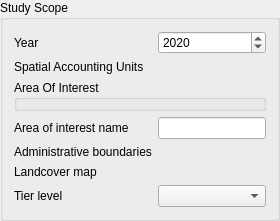
              <widget class="QGroupBox" name="groupBox">
                <property name="title">
                  <string>Study Scope</string>
                </property>
                <layout class="QFormLayout" name="formLayout_3">
                  <item row="0" column="0">
                    <widget class="QLabel" name="label_2">
                      <property name="text">
                        <string>Year</string>
                      </property>
                    </widget>
                  </item>
                  <item row="0" column="1">
                    <widget class="QgsSpinBox" name="year">
                      <property name="minimum">
                        <number>1900</number>
                      </property>
                      <property name="maximum">
                        <number>2100</number>
                      </property>
                      <property name="value">
                        <number>2020</number>
                      </property>
                    </widget>
                  </item>
                  <item row="1" column="0">
                    <widget class="QLabel" name="label_4">
                      <property name="text">
                        <string>Spatial Accounting Units</string>
                      </property>
                    </widget>
                  </item>
                  <item row="1" column="1">
                    <widget class="QgsFileWidget" name="data_areas">
                      <property name="filter">
                        <string>Vector Files (*.shp *.gpkg);; All Files (*.*)</string>
                      </property>
                    </widget>
                  </item>
                  <item row="2" column="0" colspan="2">
                    <widget class="RegionPicker" name="reporting_areas">
                      <property name="title">
                        <string>Area Of Interest</string>
                      </property>
                    </widget>
                  </item>
                  <item row="6" column="0">
                    <widget class="QLabel" name="label_3">
                      <property name="text">
                        <string>Landcover map</string>
                      </property>
                    </widget>
                  </item>
                  <item row="6" column="1">
                    <widget class="QgsFileWidget" name="land_cover">
                      <property name="filter">
                        <string>Geotiff (*.tiff *.tif);; All Files (*.*)</string>
                      </property>
                    </widget>
                  </item>
                  <item row="7" column="0">
                    <widget class="QLabel" name="label_6">
                      <property name="text">
                        <string>Tier level</string>
                      </property>
                    </widget>
                  </item>
                  <item row="7" column="1">
                    <widget class="QComboBox" name="tier" />
                  </item>
                  <item row="5" column="0">
                    <widget class="QLabel" name="label_137">
                      <property name="text">
                        <string>Administrative boundaries</string>
                      </property>
                    </widget>
                  </item>
                  <item row="5" column="1">
                    <widget class="QgsFileWidget" name="admin_boundaries">
                      <property name="filter">
                        <string>Vector Files (*.shp *.gpkg);; All Files (*.*)</string>
                      </property>
                    </widget>
                  </item>
                  <item row="4" column="0">
                    <widget class="QLabel" name="label_7">
                      <property name="text">
                        <string>Area of interest name</string>
                      </property>
                    </widget>
                  </item>
                  <item row="4" column="1">
                    <widget class="QLineEdit" name="aoi_name" />
                  </item>
                </layout>
              </widget>
